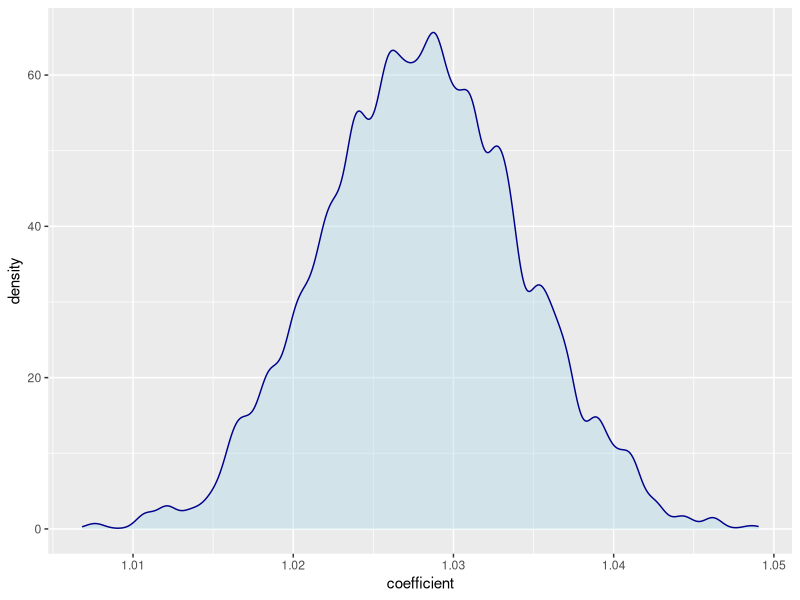

Generate this figure with R:
rm(list = ls())


#bootstrap regression
intercept <- as.matrix(read.table("intercept.txt"))
coefficient <- as.matrix(read.table("coef.txt"))

#distribution plot
require(ggplot2)
p<-ggplot(data.frame(coefficient), aes(x=coefficient)) +
  geom_density(color="darkblue", fill="lightblue",alpha = 0.4)
p
#estimate and normality assumption test
mean(coefficient)
var(coefficient)
t_stat = mean(coefficient)/sd(coefficient)
1-pnorm(t_stat)

# 95 percentile confidence interval
quantile(coefficient,c(0.025,0.975))


#F-stat p-value
Fstat <- as.matrix(read.table("Fstat.txt"))
sum(Fstat > 1961.403) / nrow(Fstat)
